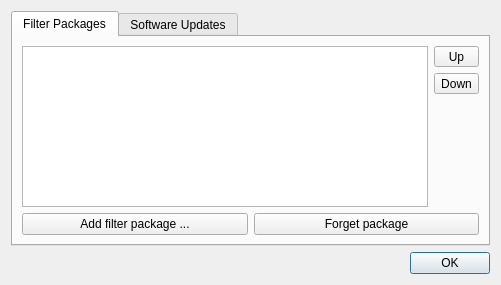
<?xml version="1.0" encoding="UTF-8"?>
<ui version="4.0">
 <class>SettingsWidget</class>
 <widget class="QDialog" name="SettingsWidget">
  <property name="geometry">
   <rect>
    <x>0</x>
    <y>0</y>
    <width>501</width>
    <height>285</height>
   </rect>
  </property>
  <property name="windowTitle">
   <string>Settings</string>
  </property>
  <layout class="QVBoxLayout" name="verticalLayout_2">
   <item>
    <widget class="QTabWidget" name="tabs">
     <property name="currentIndex">
      <number>0</number>
     </property>
     <widget class="QWidget" name="tabFilterPackages">
      <attribute name="title">
       <string>Filter Packages</string>
      </attribute>
      <layout class="QGridLayout" name="gridLayout">
       <item row="1" column="0" colspan="2">
        <layout class="QHBoxLayout" name="horizontalLayout">
         <item>
          <widget class="QPushButton" name="btnFilterPackageAdd">
           <property name="text">
            <string>Add filter package ...</string>
           </property>
          </widget>
         </item>
         <item>
          <widget class="QPushButton" name="btnFilterPackageRemove">
           <property name="text">
            <string>Forget package</string>
           </property>
          </widget>
         </item>
        </layout>
       </item>
       <item row="0" column="0">
        <widget class="QTreeView" name="lstFilterPackages">
         <property name="indentation">
          <number>0</number>
         </property>
        </widget>
       </item>
       <item row="0" column="1">
        <layout class="QVBoxLayout" name="verticalLayout_3">
         <item>
          <widget class="QToolButton" name="btnFilterPackageMoveUp">
           <property name="sizePolicy">
            <sizepolicy hsizetype="Preferred" vsizetype="Fixed">
             <horstretch>0</horstretch>
             <verstretch>0</verstretch>
            </sizepolicy>
           </property>
           <property name="text">
            <string>Up</string>
           </property>
          </widget>
         </item>
         <item>
          <widget class="QToolButton" name="btnFilterPackageMoveDown">
           <property name="text">
            <string>Down</string>
           </property>
          </widget>
         </item>
         <item>
          <spacer name="verticalSpacer_2">
           <property name="orientation">
            <enum>Qt::Vertical</enum>
           </property>
           <property name="sizeHint" stdset="0">
            <size>
             <width>20</width>
             <height>40</height>
            </size>
           </property>
          </spacer>
         </item>
        </layout>
       </item>
      </layout>
     </widget>
     <widget class="QWidget" name="tabUpdates">
      <attribute name="title">
       <string>Software Updates</string>
      </attribute>
      <layout class="QVBoxLayout" name="verticalLayout_4">
       <item>
        <widget class="QCheckBox" name="chkUpdates">
         <property name="text">
          <string>Check for software updates</string>
         </property>
        </widget>
       </item>
       <item>
        <widget class="QCheckBox" name="chkDevelUpdates">
         <property name="text">
          <string>Include development (beta) versions</string>
         </property>
        </widget>
       </item>
       <item>
        <widget class="QPushButton" name="btnCheckNow">
         <property name="text">
          <string>Check Now</string>
         </property>
        </widget>
       </item>
       <item>
        <spacer name="verticalSpacer_3">
         <property name="orientation">
          <enum>Qt::Vertical</enum>
         </property>
         <property name="sizeHint" stdset="0">
          <size>
           <width>20</width>
           <height>87</height>
          </size>
         </property>
        </spacer>
       </item>
      </layout>
     </widget>
    </widget>
   </item>
   <item>
    <widget class="QDialogButtonBox" name="btns">
     <property name="orientation">
      <enum>Qt::Horizontal</enum>
     </property>
     <property name="standardButtons">
      <set>QDialogButtonBox::Ok</set>
     </property>
    </widget>
   </item>
  </layout>
 </widget>
 <resources/>
 <connections>
  <connection>
   <sender>btns</sender>
   <signal>accepted()</signal>
   <receiver>SettingsWidget</receiver>
   <slot>accept()</slot>
   <hints>
    <hint type="sourcelabel">
     <x>224</x>
     <y>147</y>
    </hint>
    <hint type="destinationlabel">
     <x>157</x>
     <y>168</y>
    </hint>
   </hints>
  </connection>
  <connection>
   <sender>btns</sender>
   <signal>rejected()</signal>
   <receiver>SettingsWidget</receiver>
   <slot>reject()</slot>
   <hints>
    <hint type="sourcelabel">
     <x>292</x>
     <y>153</y>
    </hint>
    <hint type="destinationlabel">
     <x>286</x>
     <y>168</y>
    </hint>
   </hints>
  </connection>
  <connection>
   <sender>chkUpdates</sender>
   <signal>toggled(bool)</signal>
   <receiver>chkDevelUpdates</receiver>
   <slot>setEnabled(bool)</slot>
   <hints>
    <hint type="sourcelabel">
     <x>137</x>
     <y>41</y>
    </hint>
    <hint type="destinationlabel">
     <x>137</x>
     <y>55</y>
    </hint>
   </hints>
  </connection>
 </connections>
</ui>
